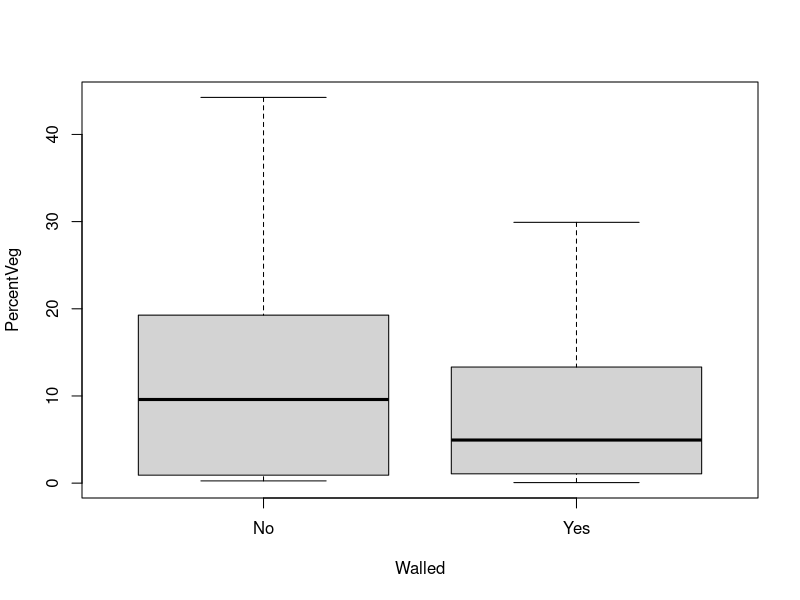
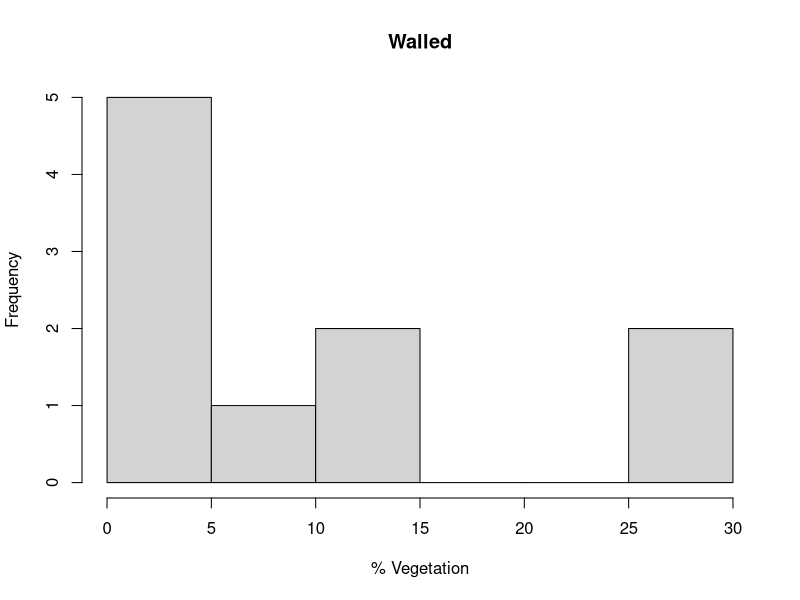
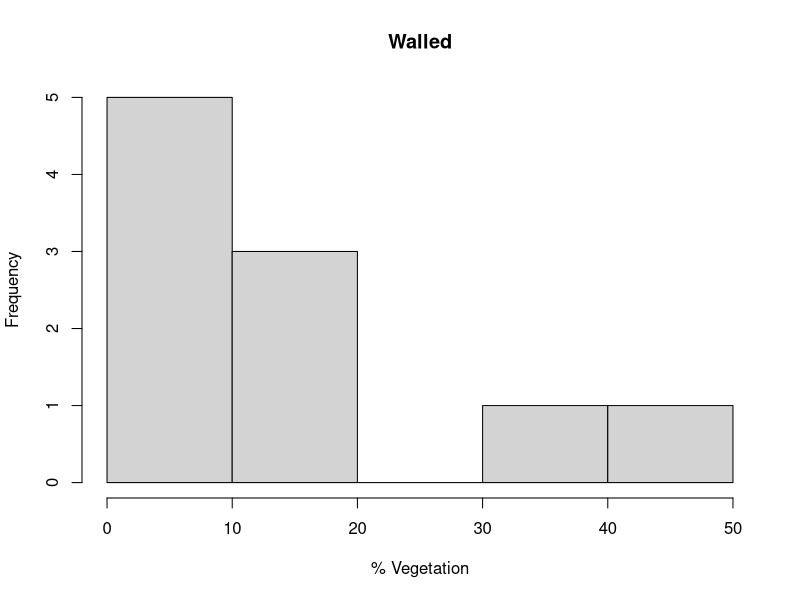
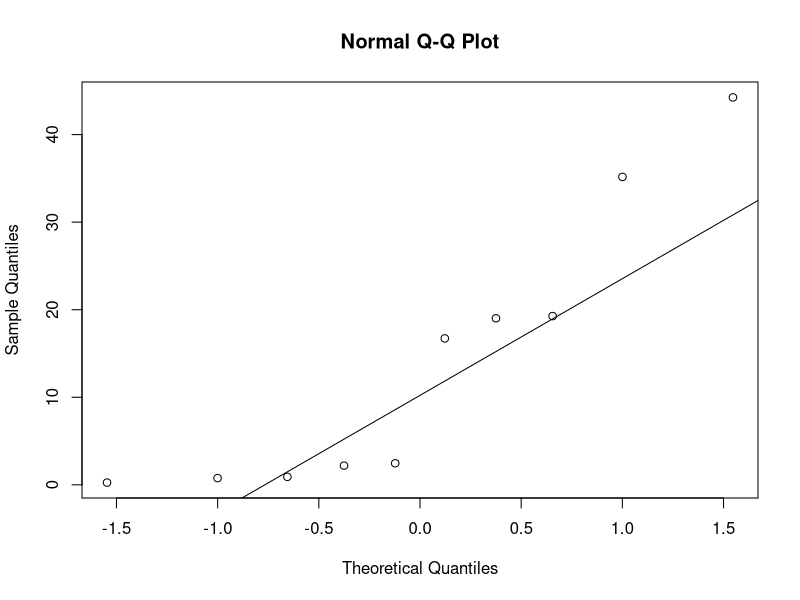
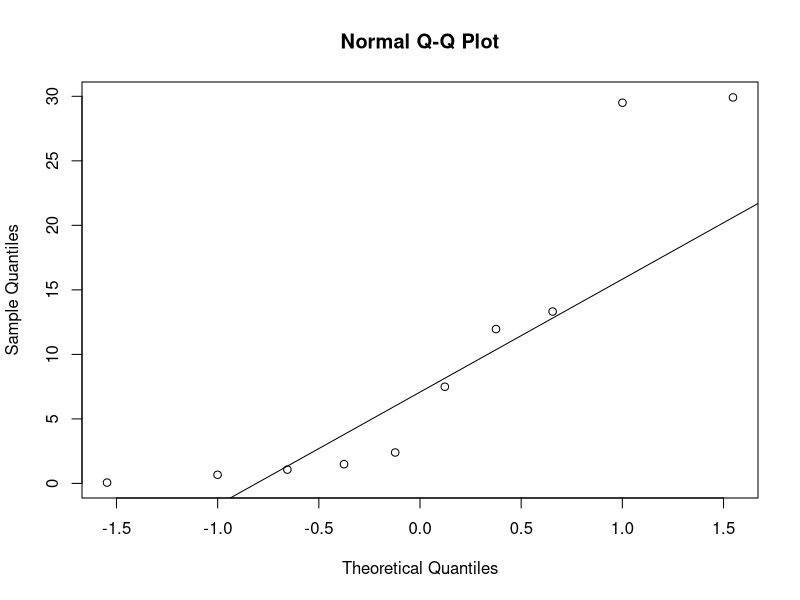
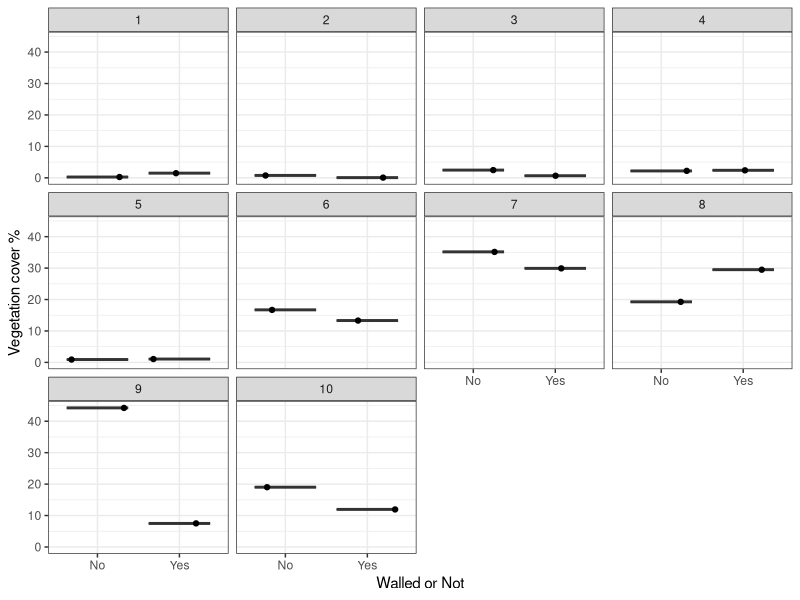

Recreate these plots in R, in order.
rm(list=ls())

library(ggplot2)
library(dplyr)
library(tidyr)

dat<-read.csv('Walled_UAV.csv')

boxplot(PercentVeg~Walled, data = dat)

hist(dat$PercentVeg[dat$Walled == "Yes"],
     main = "Walled",
     xlab = "% Vegetation")

hist(dat$PercentVeg[dat$Walled == "No"],
     main = "Walled",
     xlab = "% Vegetation")

shapiro.test(dat$PercentVeg[dat$Walled == "No"])

shapiro.test(dat$PercentVeg[dat$Walled == "Yes"])

var.test(PercentVeg ~ Walled, data = dat) ### p value of 0.3652 = variances are simialar

qqnorm(dat$PercentVeg[dat$Walled == "No"])
qqline(dat$PercentVeg[dat$Walled == "No"])

qqnorm(dat$PercentVeg[dat$Walled == "Yes"])
qqline(dat$PercentVeg[dat$Walled == "Yes"])

#### normality is clearly violated, lets run wilxoc test

wilcox.test(PercentVeg ~ Walled, data = dat)

ggplot(dat, aes(x = Walled, y = PercentVeg, fill = Walled)) +
  geom_boxplot() + 
  geom_jitter() +
  labs(x = "Walled or Not", y = "Vegetation cover %") +
  theme_bw()+
  theme(legend.position = "none") +
  facet_wrap(~GARDENNUM)
